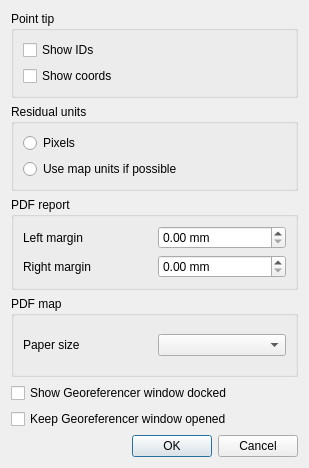
<?xml version="1.0" encoding="UTF-8"?>
<ui version="4.0">
 <class>QgsGeorefConfigDialogBase</class>
 <widget class="QDialog" name="QgsGeorefConfigDialogBase">
  <property name="geometry">
   <rect>
    <x>0</x>
    <y>0</y>
    <width>309</width>
    <height>468</height>
   </rect>
  </property>
  <property name="windowTitle">
   <string>Configure Georeferencer</string>
  </property>
  <layout class="QGridLayout" name="gridLayout_4">
   <item row="0" column="0">
    <widget class="QGroupBox" name="mPointTipGroupBox">
     <property name="title">
      <string>Point tip</string>
     </property>
     <layout class="QGridLayout" name="gridLayout">
      <item row="0" column="0">
       <widget class="QCheckBox" name="mShowIDsCheckBox">
        <property name="text">
         <string>Show IDs</string>
        </property>
       </widget>
      </item>
      <item row="1" column="0">
       <widget class="QCheckBox" name="mShowCoordsCheckBox">
        <property name="text">
         <string>Show coords</string>
        </property>
       </widget>
      </item>
     </layout>
    </widget>
   </item>
   <item row="1" column="0">
    <widget class="QGroupBox" name="mResidualUnitsGroupBox">
     <property name="title">
      <string>Residual units</string>
     </property>
     <layout class="QGridLayout" name="gridLayout_3">
      <item row="0" column="0">
       <widget class="QRadioButton" name="mPixelsButton">
        <property name="text">
         <string>Pixels</string>
        </property>
       </widget>
      </item>
      <item row="1" column="0">
       <widget class="QRadioButton" name="mMapUnitsButton">
        <property name="text">
         <string>Use map units if possible</string>
        </property>
       </widget>
      </item>
     </layout>
    </widget>
   </item>
   <item row="2" column="0">
    <widget class="QGroupBox" name="mPdfReportGroupBox">
     <property name="title">
      <string>PDF report</string>
     </property>
     <layout class="QGridLayout" name="gridLayout_2">
      <item row="0" column="0">
       <layout class="QHBoxLayout" name="horizontalLayout">
        <item>
         <widget class="QLabel" name="label">
          <property name="text">
           <string>Left margin</string>
          </property>
         </widget>
        </item>
        <item>
         <widget class="QDoubleSpinBox" name="mLeftMarginSpinBox">
          <property name="prefix">
           <string/>
          </property>
          <property name="suffix">
           <string> mm</string>
          </property>
         </widget>
        </item>
       </layout>
      </item>
      <item row="1" column="0">
       <layout class="QHBoxLayout" name="horizontalLayout_2">
        <item>
         <widget class="QLabel" name="label_2">
          <property name="text">
           <string>Right margin</string>
          </property>
         </widget>
        </item>
        <item>
         <widget class="QDoubleSpinBox" name="mRightMarginSpinBox">
          <property name="suffix">
           <string> mm</string>
          </property>
         </widget>
        </item>
       </layout>
      </item>
     </layout>
    </widget>
   </item>
   <item row="4" column="0">
    <widget class="QCheckBox" name="mShowDockedCheckBox">
     <property name="text">
      <string>Show Georeferencer window docked</string>
     </property>
    </widget>
   </item>
   <item row="6" column="0">
    <widget class="QDialogButtonBox" name="buttonBox">
     <property name="orientation">
      <enum>Qt::Horizontal</enum>
     </property>
     <property name="standardButtons">
      <set>QDialogButtonBox::Cancel|QDialogButtonBox::Ok</set>
     </property>
    </widget>
   </item>
   <item row="3" column="0">
    <widget class="QGroupBox" name="groupBox">
     <property name="title">
      <string>PDF map</string>
     </property>
     <layout class="QGridLayout" name="gridLayout_5">
      <item row="0" column="0">
       <layout class="QHBoxLayout" name="horizontalLayout_3">
        <item>
         <widget class="QLabel" name="label_3">
          <property name="text">
           <string>Paper size</string>
          </property>
         </widget>
        </item>
        <item>
         <widget class="QComboBox" name="mPaperSizeComboBox"/>
        </item>
       </layout>
      </item>
     </layout>
    </widget>
   </item>
   <item row="5" column="0">
    <widget class="QCheckBox" name="mKeepGeoreferencerOpenCheckBox">
     <property name="toolTip">
      <string>Keep window opened when switching to map to get coordinates.</string>
     </property>
     <property name="text">
      <string>Keep Georeferencer window opened</string>
     </property>
    </widget>
   </item>
  </layout>
 </widget>
 <resources/>
 <connections/>
</ui>
